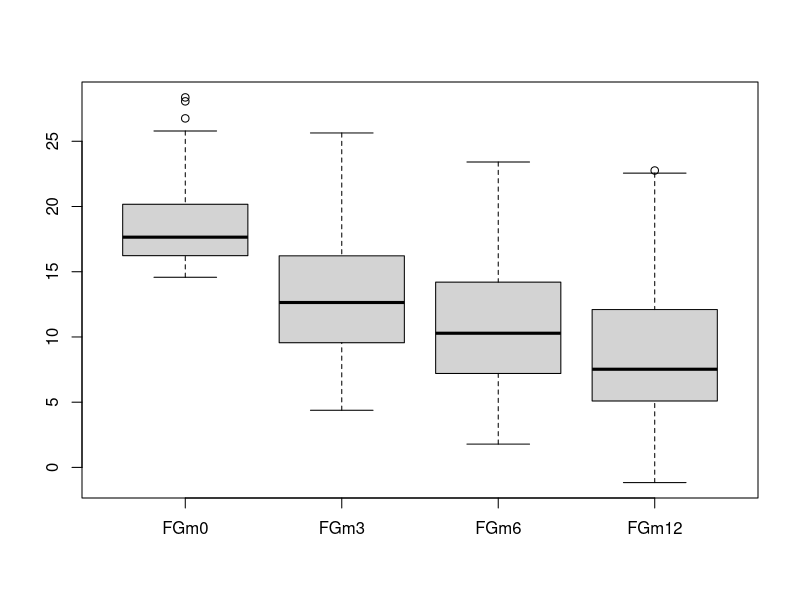
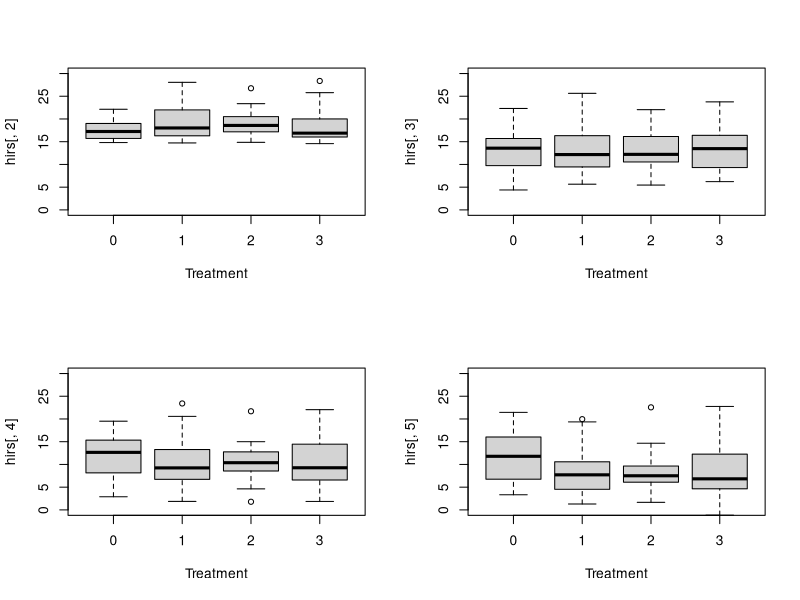
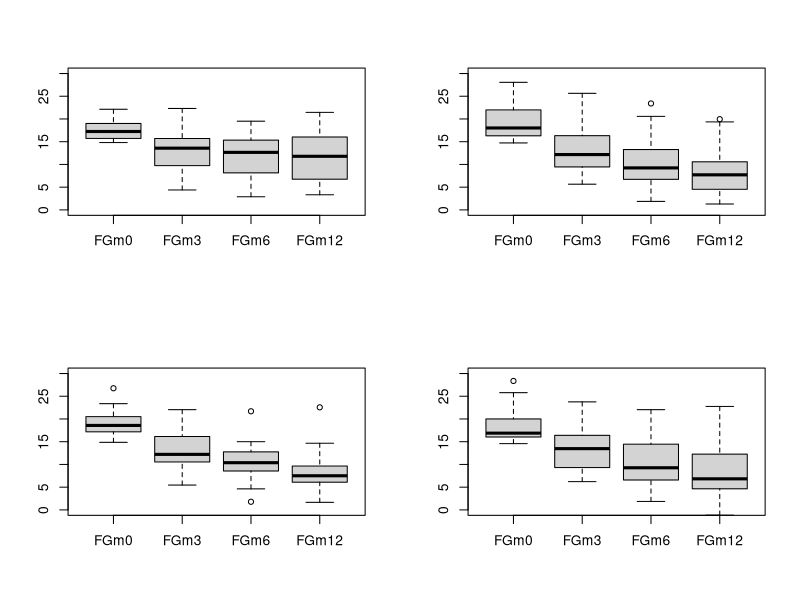
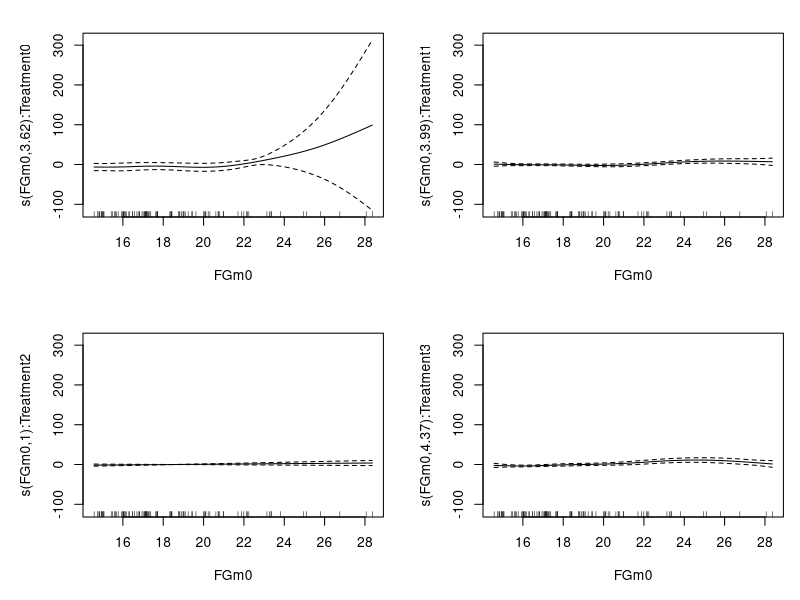
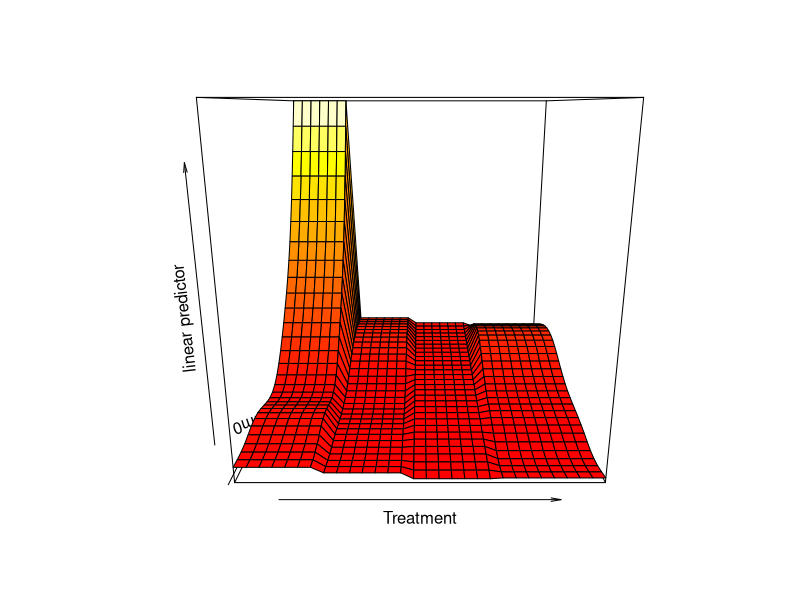
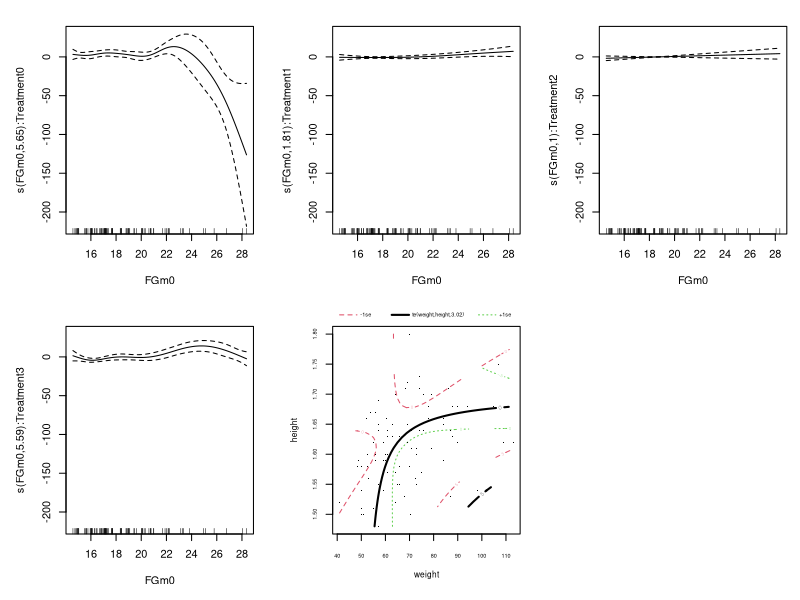
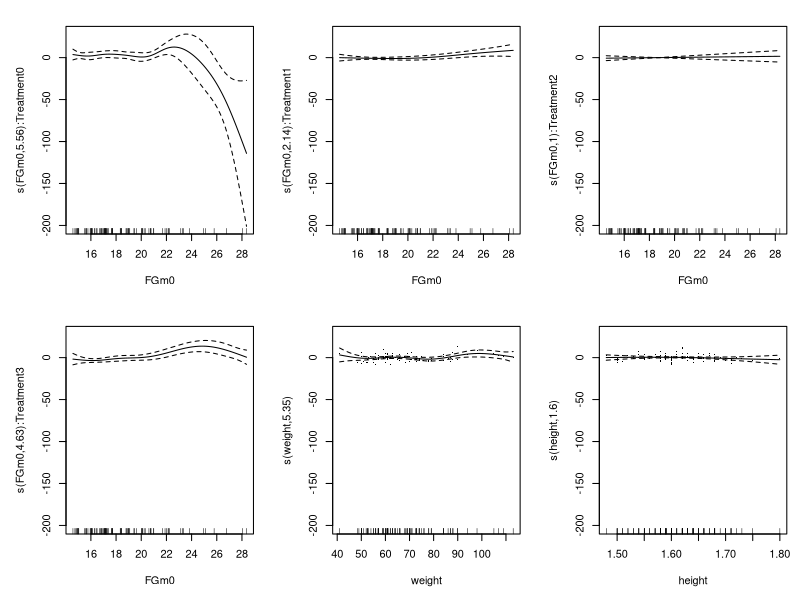

Write the R code that produced these figures, in order.
library(mgcv)

hirs <- read.table("hirsutism.dat",header=T, sep="\t",fill=TRUE)

hirs$Treatment <- as.factor(hirs$Treatment)

summary(hirs)
head(hirs)
attach(hirs)

boxplot(hirs[,2:5])

par(mfrow=c(2,2))
boxplot(hirs[,2]~Treatment,ylim=c(0,30))
boxplot(hirs[,3]~Treatment,ylim=c(0,30))
boxplot(hirs[,4]~Treatment,ylim=c(0,30))
boxplot(hirs[,5]~Treatment,ylim=c(0,30))
par(mfrow=c(1,1))

par(mfrow=c(2,2))
boxplot(hirs[Treatment==0,2:5],ylim=c(0,30))
boxplot(hirs[Treatment==1,2:5],ylim=c(0,30))
boxplot(hirs[Treatment==2,2:5],ylim=c(0,30))
boxplot(hirs[Treatment==3,2:5],ylim=c(0,30))
par(mfrow=c(1,1))

# Lets start with a simple linear model
am1.0 <- gam(FGm12 ~ weight + height + DiaPres + SysPres + FGm0 + Treatment, data=hirs)
am1.0
summary(am1.0)
# It seems that the weight, heigh, diaPres and SysPres are not relevant, lets try it without them to achieve a simpler model.
am1.1 <- gam(FGm12 ~FGm0 + Treatment, data=hirs)
am1.1
summary(am1.1)

# The model does indeed look better.

am1.2 <- gam(FGm12 ~ s(FGm0, by=Treatment) + Treatment, data=hirs)
am1.2
summary(am1.2)
plot.gam(am1.2, page=1, residuals=TRUE, shade=TRUE) 
vis.gam(am1.2)
# This is quite intersting, teratment 0 is the only one that does not seem to be linear.


am1.3 <- gam(FGm12 ~ s(FGm0, by=Treatment) + te(weight, height), data=hirs)
am1.3
summary(am1.3)
plot.gam(am1.3, page=1, residuals=TRUE, shade=TRUE) 
# Once again it appears that the weight and height are not relevant.

am1.4 <- gam(FGm12 ~ s(FGm0, by=Treatment) + s(weight) + s(height), data=hirs)
am1.4
summary(am1.4)
plot.gam(am1.4, page=1, residuals=TRUE, shade=TRUE) 

#### Begin ANOVA ####

# 48 vars
anova(am1.1,am1.2,test="F") # Used to compare the different models, null hypotesis that model 1 is correct
# Model 1.2 is better.

# 47 vars
anova(am1.3,am1.4,test="F")
# Model 1.4 better.




